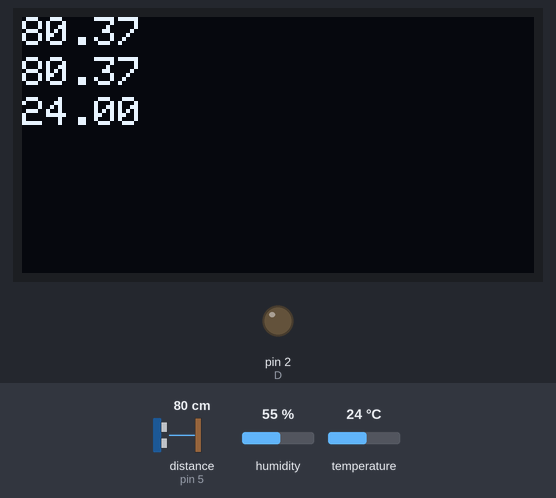
Simulated run of this sketch. Board: Arduino Uno, built with avr-gcc and run on an emulated ATmega328P. Shown: 128×64 one-colour display, output pins drawn as LEDs (lit = HIGH). Wiring (inferred from the names in the program): ultrasonic range finder: trigger pin 4; echo pin 5. Dashed ring = blinking. The test bench sets the inputs (shaded band); at power-on: distance to the obstacle (sensor on pin 5) 80 cm, temperature 24 °C, humidity 55 %. The echo pulse lasts 58.3 µs per cm; pins used as bus, display or sensor lines are not drawn; what the sketch prints to the serial monitor is not drawn.

Above: at 1.2 s.
1.3 s: distance to the obstacle (sensor on pin 5) set to 54 cm
At 2.78 s:
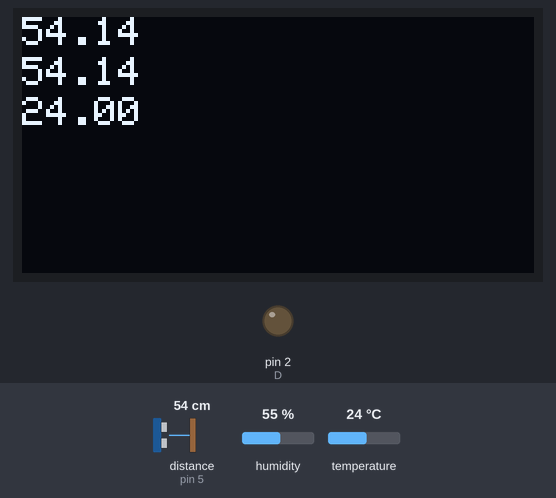
2.8 s: distance to the obstacle (sensor on pin 5) set to 44 cm
At 3.73 s:
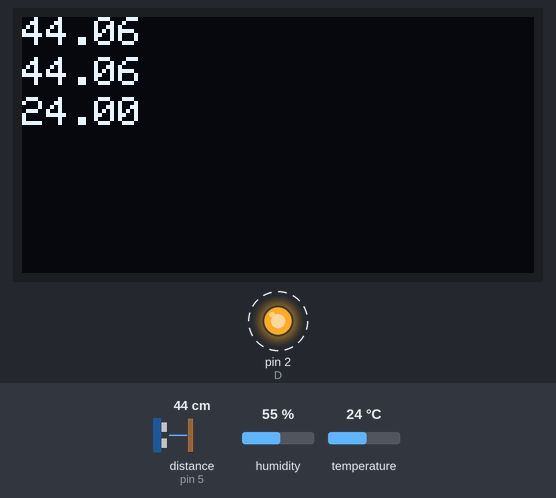
4.9 s: temperature set to 12 °C
At 7.44 s:
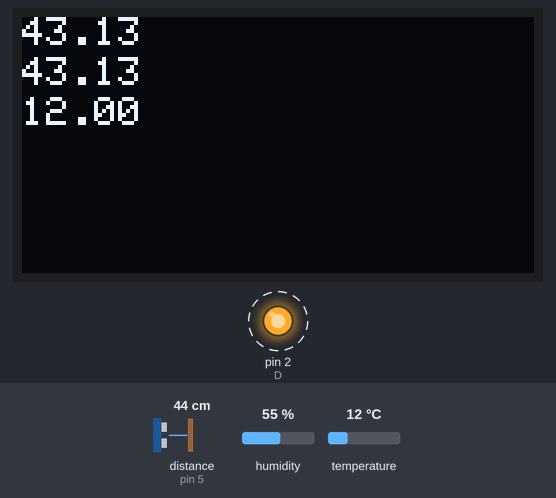
8.6 s: distance to the obstacle (sensor on pin 5) set to 60 cm
At 9.8 s:
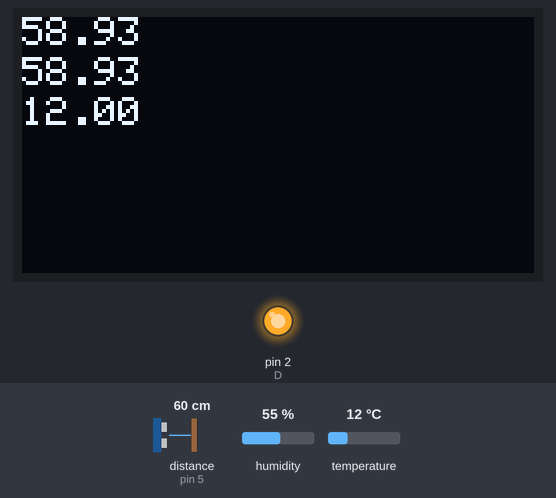
10.4 s: temperature set to 19 °C
At 12.4 s:
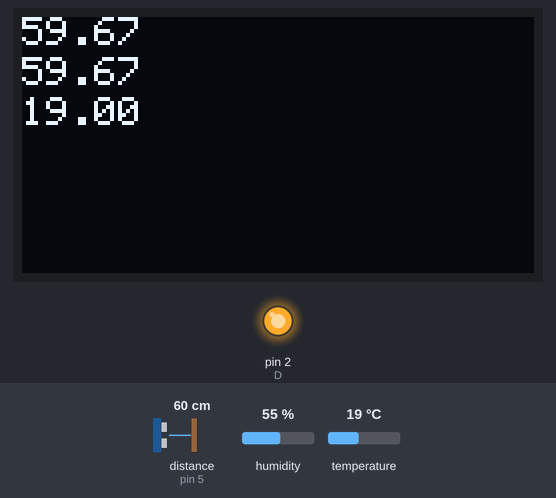
12.7 s: temperature set to 28 °C
At 13.7 s:
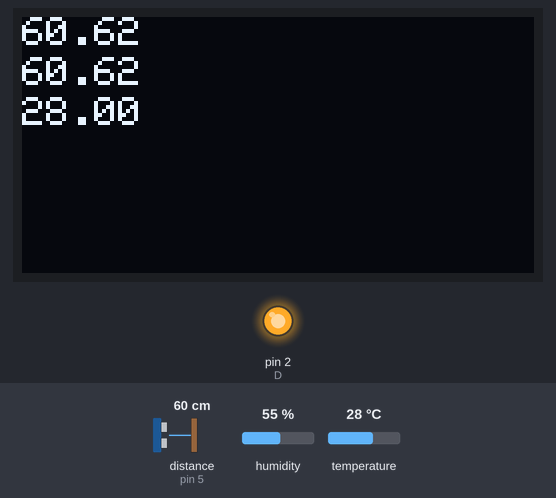
Timing chart, 0 to 15.6 s (numbered marks = the images above; inputs shaded):
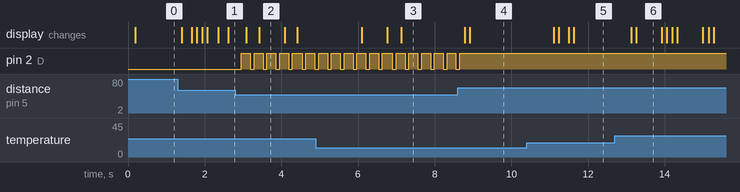

Measured:
- the behaviour switches between 50 and 49 cm on distance to the obstacle (sensor on pin 5) (found by bisection; images 1 and 2)
- after the input at 1.3 s, the display: changes after 0.10 s (image 1)
- after the input at 2.8 s, pin 2 (D): alternates HIGH for 0.23 s and LOW for 0.10 s, starting after 0.16 s; the display: first changes after 0.29 s (image 2 shows a later state)
- after the input at 4.9 s, the display: first differs from a run without the input after 2.2 s (image 3)
- after the input at 8.6 s, pin 2 (D): goes on until 8.7 s, then stays HIGH; the display: first differs from a run without the input after 0.32 s (image 4)
- after the input at 10.4 s, the display: first changes after 0.70 s (image 5 shows a later state)
- after the input at 12.7 s, the display: first changes after 0.43 s (image 6 shows a later state)

The sketch:

median_test.ino
```cpp
#include <stdlib.h>
#include <DHT.h>
#include <SPI.h> // SPI 通信协议库（用于部分外设通信）
#include <Wire.h> // I2C 通信协议库（用于 OLED、部分传感器通信）
#include <Adafruit_GFX.h>// OLED 屏幕图形驱动库
#include <Adafruit_SSD1306.h> // SSD1306 型号 OLED 屏幕驱动库

#define Trig 4 //超声波发送端引脚
#define Echo 5//超声波接收端引脚
#define DHTPIN 6     // 温度湿度传感器引脚
#define DHTTYPE DHT11  // 传感器类型
#define D 2//设定蜂鸣器引脚

Adafruit_SSD1306 OLED(128,64,&Wire,-1);//设定荧光屏长，宽
DHT dht(DHTPIN, DHTTYPE);//设定温湿度传感器类型

typedef struct node{
    float dist;
    struct node* next;
} node;

int max_node = 3;
node* head = NULL;

void push(node** head, float dist);
void pop_first(node** head);
int check_full(node* head, int max_node);
void print_list(node* head);
float find_median(node* head, int max_node);
int compare(const void* a, const void* b) {
    float fa = *(const float*)a, fb = *(const float*)b;
    return (fa > fb) - (fa < fb);
}

void setup() {
    Serial.begin(9600);
    dht.begin();  // init dht sensor
    pinMode(Trig, OUTPUT);
    pinMode(Echo, INPUT);
    float d=0.0;
    digitalWrite(D,LOW);
    OLED.begin(SSD1306_SWITCHCAPVCC,0x3c);
    OLED.setTextColor(WHITE);
    pinMode(D,OUTPUT);
}

void loop() {
    delay(100);
    float T = dht.readTemperature();

    digitalWrite(Trig,LOW);
    delayMicroseconds(2);
    digitalWrite(Trig,HIGH);
    delayMicroseconds(10);
    digitalWrite(Trig,LOW);
    float t = pulseIn(Echo, HIGH);  // 往返时间（μs）
    float norm_distance = ((331.4+0.607*T)*0.000001*t)/2 * 100; //distance normalized using temperature
    push(&head, norm_distance);
    if(check_full(head, max_node)){
        pop_first(&head);
    }
    // for debugging
    // print_list(head);
    Serial.print("距离: ");
    Serial.print(find_median(head,max_node));
    Serial.println(" cm");
    if (norm_distance < 50.0){
        digitalWrite(D,LOW);
        delay(100);
        digitalWrite(D,HIGH);
        delay(100);}
    if (norm_distance < 25){
        digitalWrite(D,LOW);
        delay(10);
        digitalWrite(D,HIGH);
        delay(10);
    }
    OLED.clearDisplay();
    OLED.setCursor(0,0);
    OLED.print(norm_distance);
    OLED.setCursor(0,20);
    OLED.print(T);
    OLED.setCursor(0,10);
    OLED.print(norm_distance);
    OLED.display();
}

void push(node** head, float dist){
    //in this implementation for intellibike we push to the end so that in the sliding window the values are organized
    node* new_node = (node*)malloc(sizeof(node));
    new_node->dist = dist;
    new_node->next = NULL;
    if (*head == NULL){
        *head = new_node;
        return;
    }
    node* current = *head;
    while (current->next != NULL){
        current = current->next;
    }//cycle to last
    current->next = new_node;
}
void pop_first(node** head) {
    if (*head == NULL) return;
    node* old_head = *head;
    *head = (*head)->next;
    free(old_head);
}
int check_full(node* head, int max_node){
    node* current = head;
    int nnode = 0;
    while (current != NULL){
        nnode++;
        current = current->next;
    }
    if (nnode > max_node){
        return 1;
    }
    return 0;
}
void print_list(node* head){
    node* current = head;
    while(current != NULL){
        printf("%f meters\n", current->dist);
        current = current->next;
    }
}

float find_median(node* head, int max_node){
    if (head == NULL){
        return 0.0f; // should prob fix this but not sure how rendering works
    }
    float* distp = malloc(max_node* sizeof(float));
    node* current = head;
    int n = 0;
    // create list
    while(current != NULL){
        distp[n] = current->dist;
        n++;
        current = current->next;
    }
    qsort(distp,n,sizeof(float), compare);
    float median;
    if (n % 2 != 0) {
        median = distp[n / 2];
    } else {
        median = (distp[n / 2 - 1] + distp[n / 2]) / 2.0f;
    }
    free(distp);
    return median;
}
```
